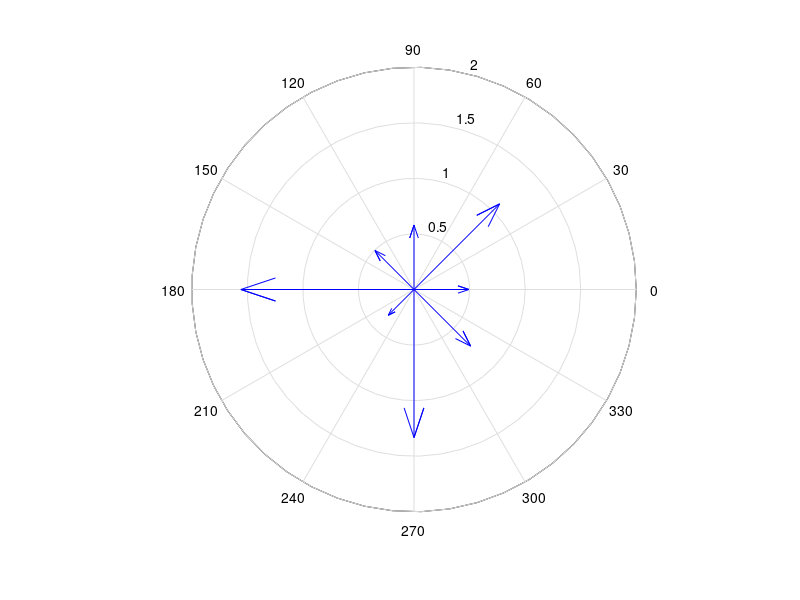

MATLAB code for this plot:
% Set list of cardinal dir
cardNames = {'E','NE','N','NW','W','SW','S','SE'};
% Setup the list of desired arrow directions:
vecAng = deg2rad([0 45 90 135 180 225 270 315]);
% Setup a vector of mean lengths for each direction
% This will be shifted around such that the target direction always has a
% mean of 1. 
vecScl = [0.1 0.5 0.75 1 0.75 0.5 0.1 0];

% This is the std of the length of each 
sigma = 0.8;
% If this could be variable then we can fix the randomness to be equivalent
% to the coefficient of variation i.e. smaller arrows have smaller variance

% Setup the distribution of lengths
% Choose direction
dirC = randi(8);
disp(['The chosen direction is ' cardNames{dirC}])
dirL = abs(vecScl + sigma*randn(1,8));
dirL = circshift(dirL,dirC-4)

U = dirL.*cos(vecAng);
V = dirL.*sin(vecAng);
compass(U,V)
shg